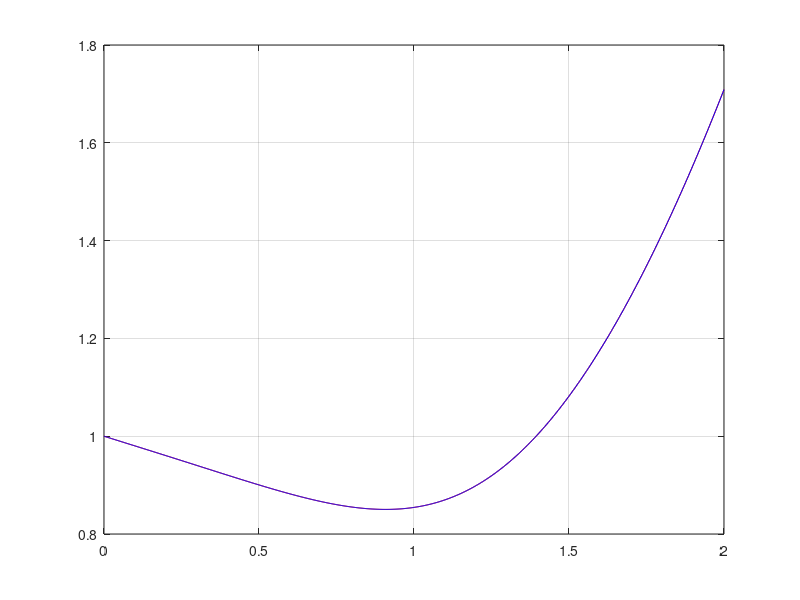

The MATLAB source for this figure:
clc
clear all
close all

p2 = 1;
n  = 0.2;

A = [0     1;
    -p2 -2*n];

lb = eig(A)
h = linspace(0, 2, 1000);

G1 = abs(1 + h*lb(1) + 0.5*(h*lb(1)).^2 );
G2 = abs(1 + h*lb(2) + 0.5*(h*lb(2)).^2 );

plot(h, G1, 'r');
hold on;
plot(h, G2, 'b');
grid on
